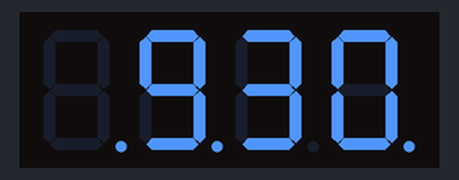
Bench run of a sketch on a simulated ATtiny85, built with avr-gcc and run on an emulated ATtiny85. Shown: 4-digit seven-segment display.

Above: at 0.1 s.
At 64.0 s:
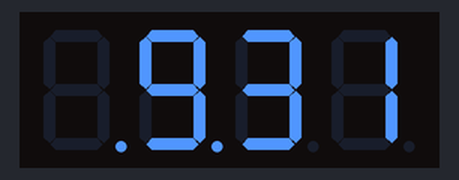
At 129.0 s:
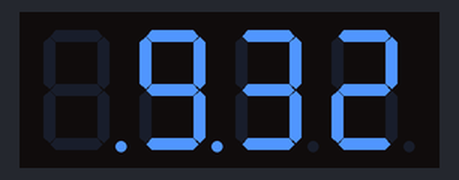

The sketch:

14seg.ino
```cpp
#include "Adafruit_LEDBackpack.h"
Adafruit_AlphaNum4 alpha4;

volatile byte halfSeconds = 0,
              minutes = 30,
              hours = 21;
volatile boolean blinkSeconds = true;

ISR (TIMER1_OVF_vect) {
  halfSeconds++;
  if (halfSeconds == 120) {
    halfSeconds = 0;
    minutes++;
    if (minutes == 60) {
      minutes = 0;
      hours++;
      if (hours == 24) {
        hours = 0;
      }
    }
  }
  if (halfSeconds%2 == 0)
    blinkSeconds = !blinkSeconds;
}

void setup() {
  // set divider bits of Timer1 to PCK/4096, which is 2Hz at the 8MHz clock rate
  // http://www.atmel.com/Images/Atmel-2586-AVR-8-bit-Microcontroller-ATtiny25-ATtiny45-ATtiny85_Datasheet.pdf#page=90
  TCCR1 |= _BV(CS13) | _BV(CS12);
  // enable Timer/Counter1 overflow interrupt
  TIMSK |= _BV(TOIE1);

  alpha4.begin();
  alpha4.setBrightness(0);
}

void loop() {
  byte printHours = ((hours+11)%12)+1;
  if (printHours < 10)
    alpha4.writeDigitAscii(0, ' ', hours>=12);
  else
    alpha4.writeDigitAscii(0, '0'+(printHours/10), hours>=12);
  alpha4.writeDigitAscii(1, '0'+(printHours%10), true);
  alpha4.writeDigitAscii(2, '0'+(minutes/10));
  alpha4.writeDigitAscii(3, '0'+(minutes%10), blinkSeconds);
  alpha4.writeDisplay();
}
```
